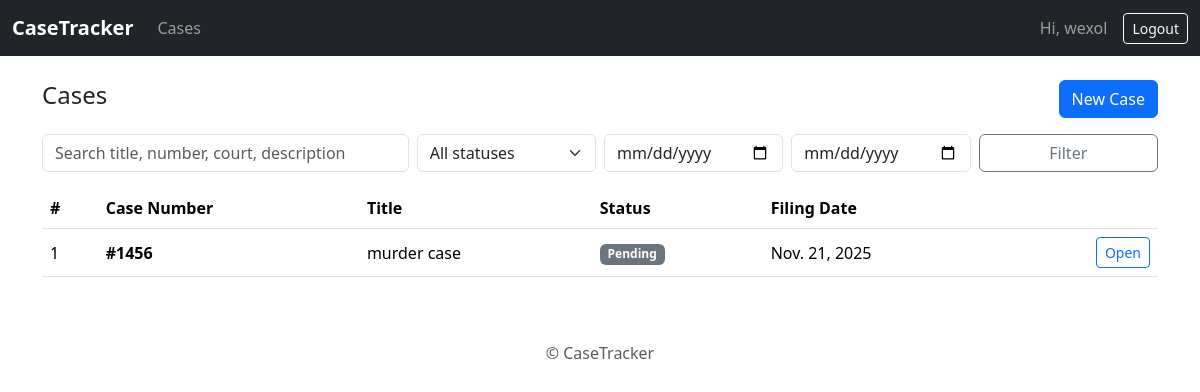
The app's page /cases/ (signed in) with its own data.
### cases/models.py (models this page shows, shortened)
class Case(models.Model):
    STATUS_CHOICES = [
        ("OPEN", "Open"),
        ("PENDING", "Pending"),
        ("CLOSED", "Closed"),
        ("ON_HOLD", "On Hold"),
    ]
    title = models.CharField(max_length=200)
    case_number = models.CharField(max_length=100, unique=True)
    description = models.TextField(blank=True)
    court = models.CharField(max_length=150, blank=True)
    filing_date = models.DateField(default=timezone.now)
    status = models.CharField(max_length=20, choices=STATUS_CHOICES, default="OPEN")
    owner = models.ForeignKey(User, on_delete=models.CASCADE, related_name="owned_cases")
    team = models.ManyToManyField(User, blank=True, related_name="shared_cases")
    created_at = models.DateTimeField(auto_now_add=True)
    updated_at = models.DateTimeField(auto_now=True)
    class Meta:
        ordering = ["-created_at"]

### cases/views.py (the view, shortened to what this page needs)
# urls.py: path('cases/', views.CaseListView.as_view(), name='case_list'),
class CaseListView(LoginRequiredMixin, ListView):
    template_name = "cases/case_list.html"
    model = Case
    paginate_by = 10
    def get_queryset(self):
        user = self.request.user
        qs = Case.objects.filter(Q(owner=user) | Q(team=user)).distinct()
        q = self.request.GET.get("q", "").strip()
        status = self.request.GET.get("status", "").strip()
        date_from = self.request.GET.get("from", "").strip()
        date_to = self.request.GET.get("to", "").strip()
        if status:
            qs = qs.filter(status=status)
        if date_from:
            qs = qs.filter(filing_date__gte=date_from)
        if date_to:
            qs = qs.filter(filing_date__lte=date_to)
        return qs

### cases/templates/cases/case_list.html (shortened to what this page needs)
{% extends "cases/base.html" %}
{% block content %}
<div class="d-flex justify-content-between align-items-center mb-3">
  <h1 class="h4">Cases</h1>
  <a href="{% url 'cases:case_create' %}" class="btn btn-primary">New Case</a>
</div>
<form class="row g-2 mb-3">
  <div class="col-md-4">
    <input class="form-control" type="text" name="q" value="{{ request.GET.q }}" placeholder="Search title, number, court, description">
  </div>
  <div class="col-md-2">
    <select class="form-select" name="status">
      <option value="">All statuses</option>
    </select>
  </div>
  <div class="col-md-2"><input class="form-control" type="date" name="from" value="{{ request.GET.from }}"></div>
  <div class="col-md-2"><input class="form-control" type="date" name="to" value="{{ request.GET.to }}"></div>
  <div class="col-md-2"><button class="btn btn-outline-secondary w-100">Filter</button></div>
</form>
<div class="table-responsive">
<table class="table table-hover align-middle">
  <thead><tr><th>#</th><th>Case Number</th><th>Title</th><th>Status</th><th>Filing Date</th><th></th></tr></thead>
  <tbody>
    {% for c in object_list %}
    <tr>
      <td>{{ forloop.counter0|add:page_obj.start_index }}</td>
      <td class="fw-semibold">{{ c.case_number }}</td>
      <td>{{ c.title }}</td>
      <td><span class="badge text-bg-secondary">{{ c.get_status_display }}</span></td>
      <td>{{ c.filing_date }}</td>
      <td class="text-end">
        <a class="btn btn-sm btn-outline-primary" href="{% url 'cases:case_detail' c.pk %}">Open</a>
      </td>
    </tr>
    {% empty %}
    <tr><td colspan="6" class="text-center p-4">No cases found.</td></tr>
    {% endfor %}
  </tbody>
</table>
</div>
{% endblock %}

### cases/templates/cases/base.html (shortened to what this page needs)
{% load static %}
<!doctype html>
<html lang="en">
<head>
  <link href="https://cdn.jsdelivr.net/npm/bootstrap@5.3.3/dist/css/bootstrap.min.css" rel="stylesheet">
  <link rel="stylesheet" href="{% static 'app.css' %}">
</head>
<body>
<nav class="navbar navbar-expand-lg navbar-dark bg-dark">
  <div class="container-fluid">
    <a class="navbar-brand fw-semibold" href="{% url 'cases:dashboard' %}">CaseTracker</a>
    <div class="collapse navbar-collapse" id="nav">
      {% if user.is_authenticated %}
      <ul class="navbar-nav me-auto mb-2 mb-lg-0">
        <li class="nav-item"><a class="nav-link" href="{% url 'cases:case_list' %}">Cases</a></li>
      </ul>
      <span class="navbar-text me-3">Hi, {{ user.get_username }}</span>
      <a class="btn btn-outline-light btn-sm" href="{% url 'logout' %}">Logout</a>
      {% else %}
      <a class="btn btn-outline-light btn-sm ms-auto" href="{% url 'login' %}">Login</a>
      {% endif %}
    </div>
  </div>
</nav>
<main class="container my-4">
  {% block content %}{% endblock %}
</main>
<footer class="text-center text-muted py-4">© {{ now|date:"Y" }} CaseTracker</footer>
</body>
</html>

### static/app.css (style rules this page uses)
.table td, .table th { vertical-align: middle; }

### records on screen
Case: case_number "#1456", title "murder case", status "Pending", filing_date "Nov. 21, 2025"

### other values on screen
{{ user.get_username }} "wexol"
